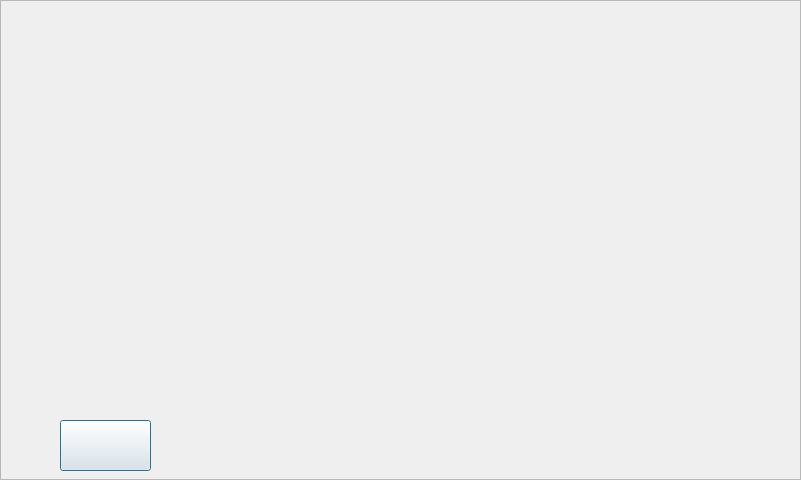
<?xml version="1.0" encoding="UTF-8"?>
<ui version="4.0">
 <class>dialog_carderr_reason</class>
 <widget class="QDialog" name="dialog_carderr_reason">
  <property name="geometry">
   <rect>
    <x>0</x>
    <y>0</y>
    <width>801</width>
    <height>480</height>
   </rect>
  </property>
  <property name="windowTitle">
   <string>Dialog</string>
  </property>
  <widget class="QFrame" name="frame">
   <property name="geometry">
    <rect>
     <x>0</x>
     <y>0</y>
     <width>801</width>
     <height>480</height>
    </rect>
   </property>
   <property name="styleSheet">
    <string notr="true">background-image: url(:/new/prefix/pic_resource/interface/interface_05.png);</string>
   </property>
   <property name="frameShape">
    <enum>QFrame::StyledPanel</enum>
   </property>
   <property name="frameShadow">
    <enum>QFrame::Raised</enum>
   </property>
   <widget class="QLabel" name="label_check">
    <property name="geometry">
     <rect>
      <x>80</x>
      <y>210</y>
      <width>621</width>
      <height>71</height>
     </rect>
    </property>
    <property name="palette">
     <palette>
      <active>
       <colorrole role="WindowText">
        <brush brushstyle="SolidPattern">
         <color alpha="255">
          <red>255</red>
          <green>0</green>
          <blue>0</blue>
         </color>
        </brush>
       </colorrole>
       <colorrole role="Text">
        <brush brushstyle="SolidPattern">
         <color alpha="255">
          <red>255</red>
          <green>0</green>
          <blue>0</blue>
         </color>
        </brush>
       </colorrole>
      </active>
      <inactive>
       <colorrole role="WindowText">
        <brush brushstyle="SolidPattern">
         <color alpha="255">
          <red>255</red>
          <green>0</green>
          <blue>0</blue>
         </color>
        </brush>
       </colorrole>
       <colorrole role="Text">
        <brush brushstyle="SolidPattern">
         <color alpha="255">
          <red>255</red>
          <green>0</green>
          <blue>0</blue>
         </color>
        </brush>
       </colorrole>
      </inactive>
      <disabled>
       <colorrole role="WindowText">
        <brush brushstyle="SolidPattern">
         <color alpha="255">
          <red>106</red>
          <green>104</green>
          <blue>100</blue>
         </color>
        </brush>
       </colorrole>
       <colorrole role="Text">
        <brush brushstyle="SolidPattern">
         <color alpha="255">
          <red>106</red>
          <green>104</green>
          <blue>100</blue>
         </color>
        </brush>
       </colorrole>
      </disabled>
     </palette>
    </property>
    <property name="font">
     <font>
      <pointsize>25</pointsize>
      <weight>75</weight>
      <bold>true</bold>
      <underline>false</underline>
     </font>
    </property>
    <property name="styleSheet">
     <string notr="true">background-image: url(:/new/prefix/pic_resource/otherwidget/button_03.png);</string>
    </property>
    <property name="text">
     <string/>
    </property>
    <property name="alignment">
     <set>Qt::AlignCenter</set>
    </property>
   </widget>
   <widget class="QPushButton" name="ptn_return">
    <property name="geometry">
     <rect>
      <x>60</x>
      <y>420</y>
      <width>91</width>
      <height>51</height>
     </rect>
    </property>
    <property name="styleSheet">
     <string notr="true">border-image: url(:/new/prefix/pic_resource/otherwidget/return.png);
</string>
    </property>
    <property name="text">
     <string/>
    </property>
   </widget>
   <widget class="QFrame" name="frame_time">
    <property name="geometry">
     <rect>
      <x>470</x>
      <y>30</y>
      <width>311</width>
      <height>30</height>
     </rect>
    </property>
    <property name="styleSheet">
     <string notr="true">background-image: url(:/charway/pic_resource/chargeway/bluebkgd.png);</string>
    </property>
    <property name="frameShape">
     <enum>QFrame::NoFrame</enum>
    </property>
    <property name="frameShadow">
     <enum>QFrame::Raised</enum>
    </property>
    <widget class="QLabel" name="label_net">
     <property name="geometry">
      <rect>
       <x>10</x>
       <y>0</y>
       <width>25</width>
       <height>25</height>
      </rect>
     </property>
     <property name="styleSheet">
      <string notr="true">background-image: url(:/new/prefix/pic_resource/otherwidget/netstat_good.png);</string>
     </property>
     <property name="text">
      <string/>
     </property>
    </widget>
    <widget class="QLabel" name="label_sysdate">
     <property name="geometry">
      <rect>
       <x>50</x>
       <y>5</y>
       <width>131</width>
       <height>22</height>
      </rect>
     </property>
     <property name="palette">
      <palette>
       <active>
        <colorrole role="WindowText">
         <brush brushstyle="SolidPattern">
          <color alpha="255">
           <red>255</red>
           <green>255</green>
           <blue>255</blue>
          </color>
         </brush>
        </colorrole>
        <colorrole role="Text">
         <brush brushstyle="SolidPattern">
          <color alpha="255">
           <red>255</red>
           <green>255</green>
           <blue>255</blue>
          </color>
         </brush>
        </colorrole>
       </active>
       <inactive>
        <colorrole role="WindowText">
         <brush brushstyle="SolidPattern">
          <color alpha="255">
           <red>255</red>
           <green>255</green>
           <blue>255</blue>
          </color>
         </brush>
        </colorrole>
        <colorrole role="Text">
         <brush brushstyle="SolidPattern">
          <color alpha="255">
           <red>255</red>
           <green>255</green>
           <blue>255</blue>
          </color>
         </brush>
        </colorrole>
       </inactive>
       <disabled>
        <colorrole role="WindowText">
         <brush brushstyle="SolidPattern">
          <color alpha="255">
           <red>106</red>
           <green>104</green>
           <blue>100</blue>
          </color>
         </brush>
        </colorrole>
        <colorrole role="Text">
         <brush brushstyle="SolidPattern">
          <color alpha="255">
           <red>106</red>
           <green>104</green>
           <blue>100</blue>
          </color>
         </brush>
        </colorrole>
       </disabled>
      </palette>
     </property>
     <property name="font">
      <font>
       <pointsize>22</pointsize>
       <weight>50</weight>
       <bold>false</bold>
      </font>
     </property>
     <property name="styleSheet">
      <string notr="true">background-image: url(:/background/qrc/background/mainlab_phonenum.png);</string>
     </property>
     <property name="text">
      <string/>
     </property>
    </widget>
    <widget class="QLabel" name="label_systime">
     <property name="geometry">
      <rect>
       <x>190</x>
       <y>5</y>
       <width>110</width>
       <height>22</height>
      </rect>
     </property>
     <property name="palette">
      <palette>
       <active>
        <colorrole role="WindowText">
         <brush brushstyle="SolidPattern">
          <color alpha="255">
           <red>255</red>
           <green>255</green>
           <blue>255</blue>
          </color>
         </brush>
        </colorrole>
        <colorrole role="Text">
         <brush brushstyle="SolidPattern">
          <color alpha="255">
           <red>255</red>
           <green>255</green>
           <blue>255</blue>
          </color>
         </brush>
        </colorrole>
       </active>
       <inactive>
        <colorrole role="WindowText">
         <brush brushstyle="SolidPattern">
          <color alpha="255">
           <red>255</red>
           <green>255</green>
           <blue>255</blue>
          </color>
         </brush>
        </colorrole>
        <colorrole role="Text">
         <brush brushstyle="SolidPattern">
          <color alpha="255">
           <red>255</red>
           <green>255</green>
           <blue>255</blue>
          </color>
         </brush>
        </colorrole>
       </inactive>
       <disabled>
        <colorrole role="WindowText">
         <brush brushstyle="SolidPattern">
          <color alpha="255">
           <red>106</red>
           <green>104</green>
           <blue>100</blue>
          </color>
         </brush>
        </colorrole>
        <colorrole role="Text">
         <brush brushstyle="SolidPattern">
          <color alpha="255">
           <red>106</red>
           <green>104</green>
           <blue>100</blue>
          </color>
         </brush>
        </colorrole>
       </disabled>
      </palette>
     </property>
     <property name="font">
      <font>
       <pointsize>22</pointsize>
       <weight>50</weight>
       <bold>false</bold>
      </font>
     </property>
     <property name="styleSheet">
      <string notr="true">background-image: url(:/background/qrc/background/mainlab_phonenum.png);</string>
     </property>
     <property name="text">
      <string/>
     </property>
    </widget>
   </widget>
  </widget>
 </widget>
 <resources/>
 <connections/>
</ui>
